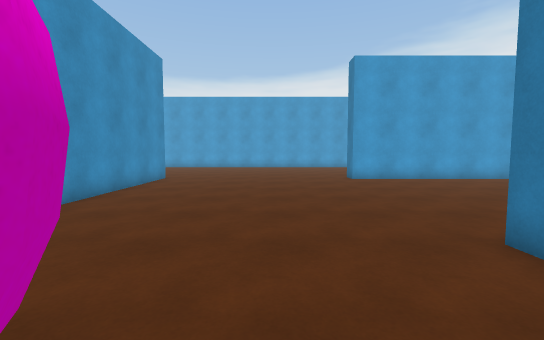
view 1 (above)

22 first-person views from a walk through a scene from a Unity 3-D project. The camera is 1.4 m above the floor, tilts 4° down and sees 90° across. The floor is counted in squares, 1 m on a side. Each view is taken from the middle of a square. On the plan, view 1 faces up. The plan holds only what a view shows up to about 13 squares ahead; the rest is blank. The place goes on beyond the plan.

view 2
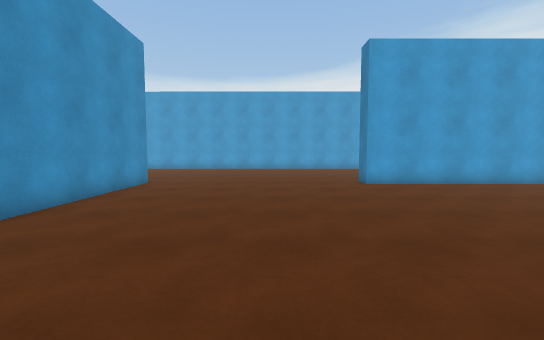

view 3
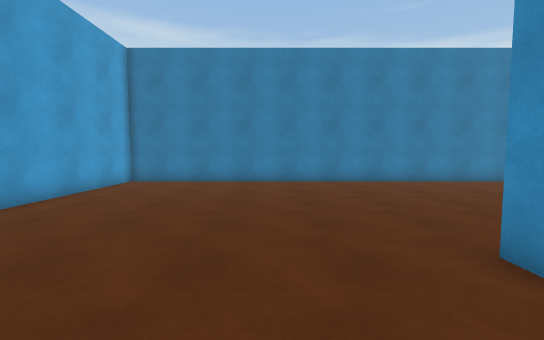

view 4
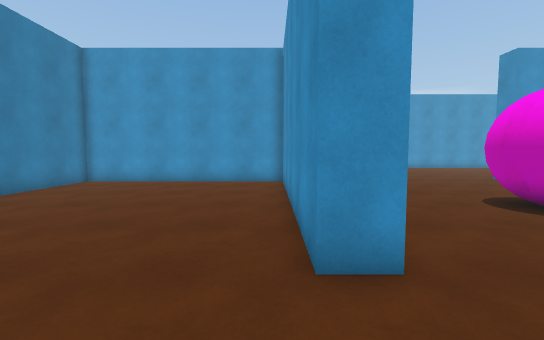

view 5
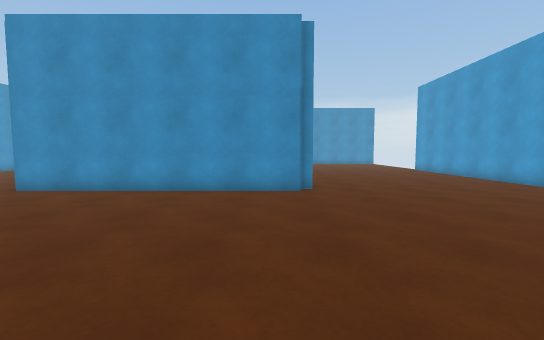

view 6
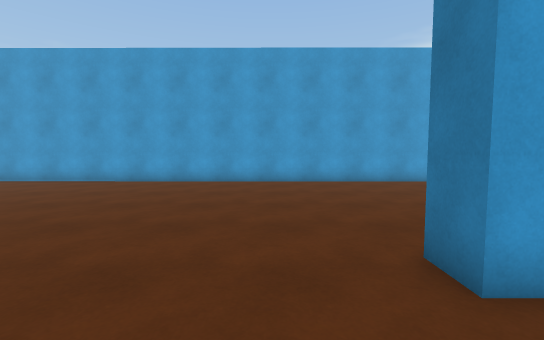

view 7
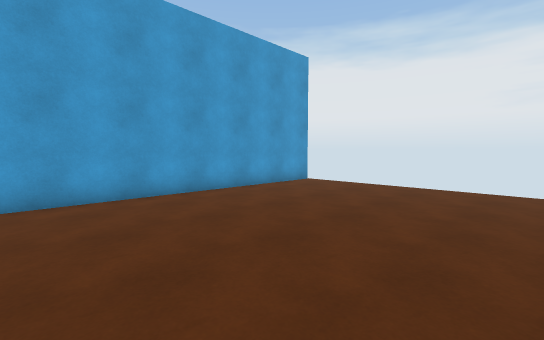

view 8
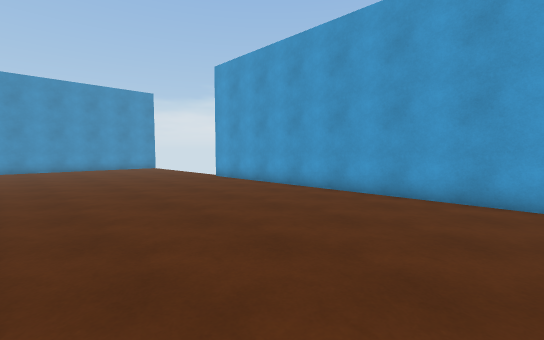

view 9
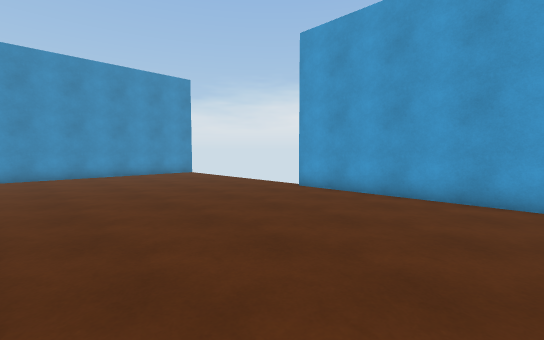

view 10
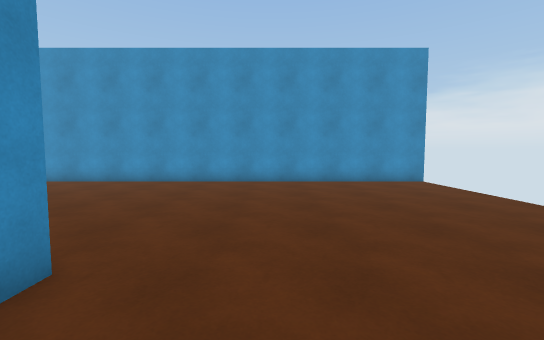

view 11
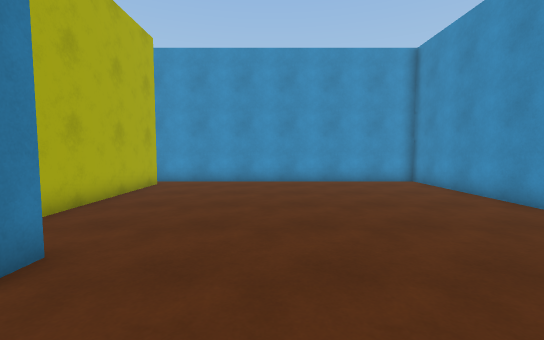

view 12
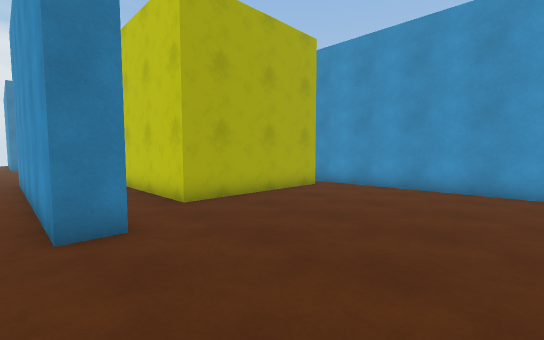

view 13
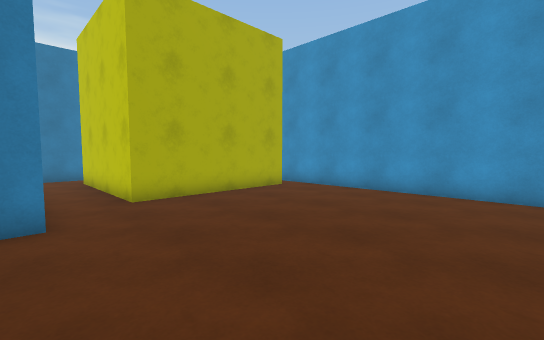

view 14
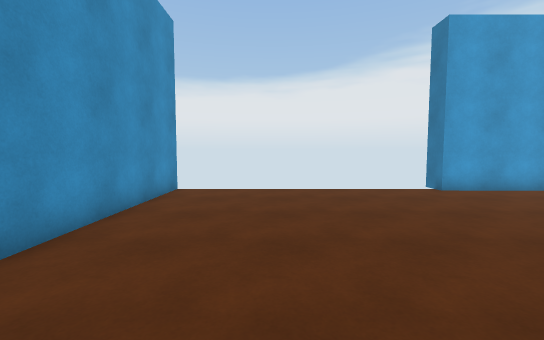

view 15
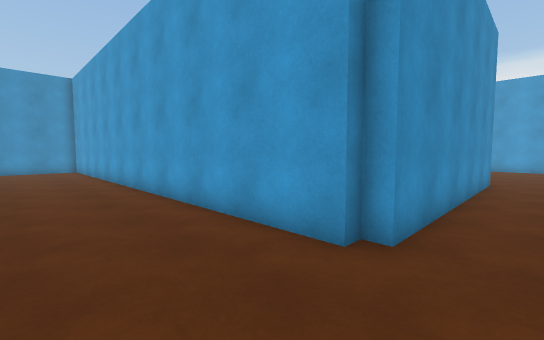

view 16
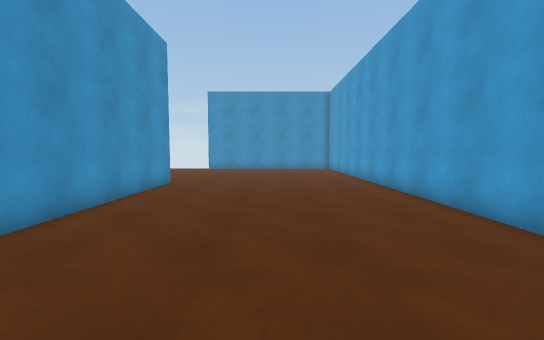

view 17
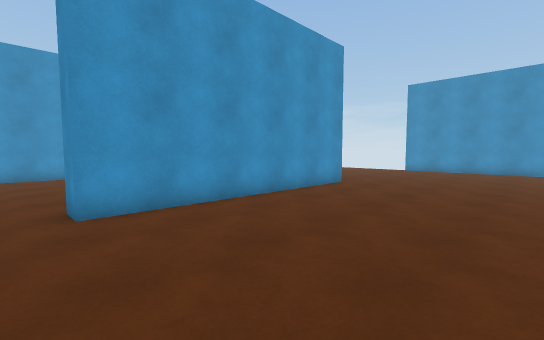

view 18
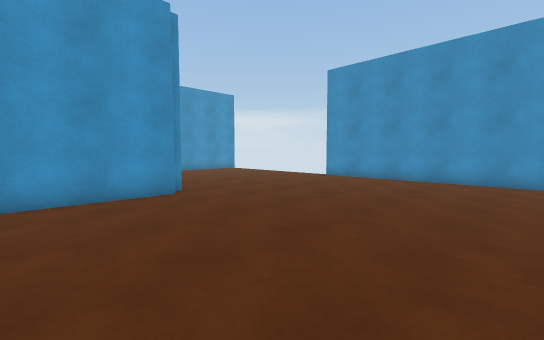

view 19
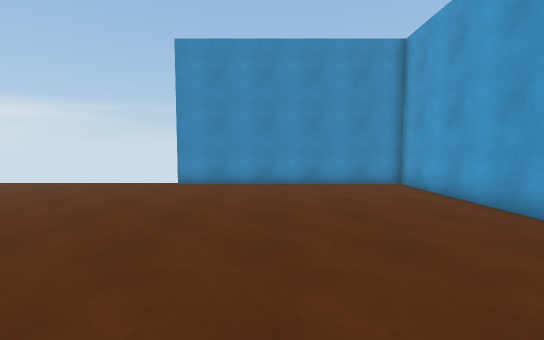

view 20
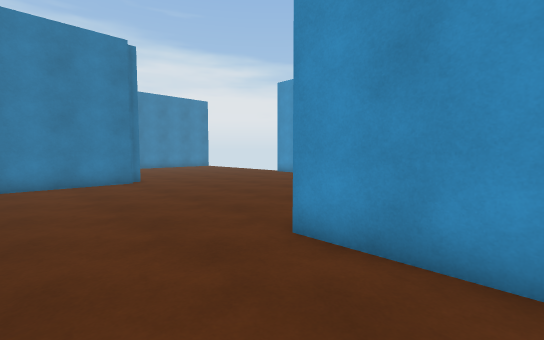

view 21
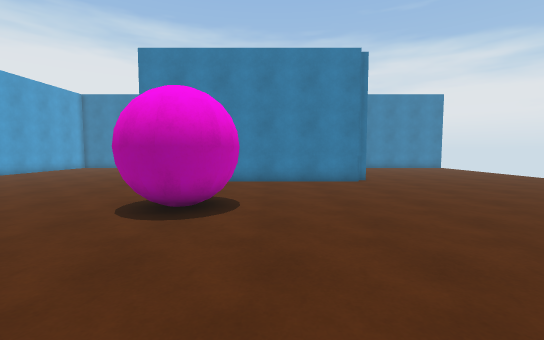

view 22
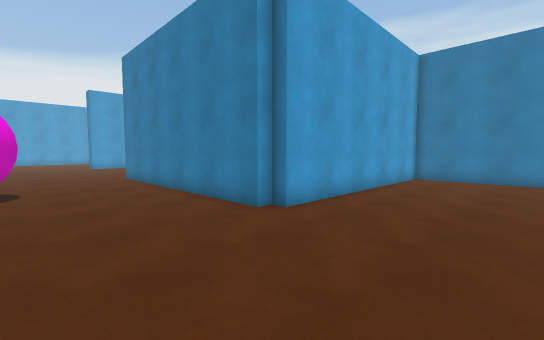

### Floor plan
Points are (right, up) in squares from view 1. A wall is a line through its corners. A room is listed if a view was taken in it or the views show most of it. See-through windows are left out.
Room 1 (views 1, 2, 3, 4, 5, 6, 7, 8, 9, 10, 11, 12, 13, 14)
walls: (-5.5, 14) (-5.5, 4); (-6.5, 11.1) (-6.5, 12.8); (-6, 4) (-6, 3.5); (-3.3, 1.2) (-3, 1.5); (-0.9, 1.2) (-0.6, 0.6) (-0.7, -0.1) (-0.9, -0.6); (-0.7, 0.8) (-0.6, 0.3); (-14.1, 5.5) (-14.1, 11.5) (-8.1, 11.5); (-16, 13.4) (-16, 14.5) (-6, 14.5) (-6, 14); (3.5, -2.5) (3.5, 4) (4.5, 4) (4.5, -5.5) (13.5, -5.5) (13.5, 13.5) (4, 13.5) (4, 14.5); (13, 23.5) (-16, 23.5); (-25.5, 24.1) (-25.5, 4.5) (-13.1, 4.5)
low walls: (-3.3, 0.9) (-2.8, 1.3); (-0.9, 0.7) (-0.8, 0.1) (-1.1, -0.5)
ways out: opening at (-4.5, 2.5) to room 2; opening at (1.5, -2) to room 2; gap at (-16, 24)
Room 2 (views 15, 16, 17, 18, 19, 20, 21, 22)
walls: (-16.1, -5.5) (-6, -5.5) (-6, -6.5); (-16.6, -6) (-16.1, -6); (-3.5, -0.4) (-3.6, 0.6); (-2.8, -1.1) (-3.3, -0.5) (-3.5, -0.2); (-3.6, 0.4) (-3.5, 0.7) (-3.3, 1.2); (-2.1, -1.2) (-2.6, -1.1) (-2.9, -0.9); (-6, 3.5) (-25.5, 3.5) (-25.5, -6); (-5.5, 4) (-6, 4); (13, -6.5) (4, -6.5) (4, -6) (3.5, -6) (3.5, -2.5); (13.5, -11.1) (13.5, -7)
low walls: (-2.7, -0.9) (-3.3, -0.3) (-3.4, 0.5) (-3.2, 0.9); (-2.7, -0.7) (-3, -0.3); (-2.4, -1) (-3, -0.7); (-3.2, 0.6) (-3, 1); (-2.1, -1) (-2.9, -0.9) (-3.4, 0.1) (-3.3, 0.9)
ways out: opening at (-4.5, 2.5) to room 1; opening at (1.5, -2) to room 1; gap at (-26, -6)

Where each view was taken, in squares from view 1:
view 1: 0 up, 0 right, facing up
view 2: 2 up, 0 right, facing up
view 3: 7 up, 1 right, facing right
view 4: 7 up, 5 right, facing down
view 5: 13 up, 4 right, facing left
view 6: 11 up, 2 right, facing up
view 7: 15 up, 3 right, facing up-right
view 8: 15 up, 3 left, facing up-left
view 9: 15 up, 9 left, facing up-left
view 10: 17 up, 13 left, facing left
view 11: 17 up, 19 left, facing down
view 12: 15 up, 21 left, facing down-right
view 13: 14 up, 22 left, facing down-right
view 14: 14 up, 22 left, facing up
view 15: 0 up, 4 left, facing up-left
view 16: 1 down, 4 left, facing left
view 17: 1 up, 5 left, facing down-left
view 18: 3 up, 12 left, facing down-left
view 19: 2 down, 14 left, facing left
view 20: 2 down, 9 left, facing down-right
view 21: 2 down, 9 left, facing right
view 22: 11 down, 1 left, facing up-right
